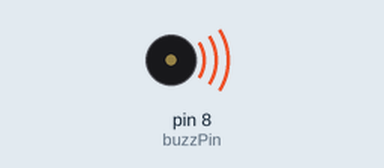
Recording of a sketch running on a simulated Arduino Uno, built with avr-gcc and run on an emulated ATmega328P. On the bench: buzzer (waves = sounding).

Above: at 1.7 s.
Timing chart, 0 to 4.6 s (numbered marks = the images above):
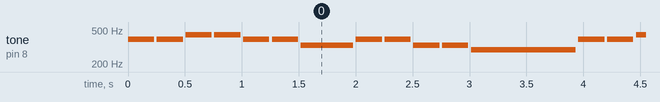

Measured:
- by itself, tone on pin 8 (buzzPin): plays 392 Hz for 0.23 s, 392 Hz for 0.23 s, 440 Hz for 0.23 s, 440 Hz for 0.23 s, 392 Hz for 0.23 s, 392 Hz for 0.23 s … (396 notes in this stretch)

The sketch:

SchoolBell.ino
```cpp
/*
  Lab. 1 - Piezo Buzzer (Speaker) I
  Play school bell ring tone.
*/

int buzzPin = 8;

// school bell
char notes[] = "ggaaggeggeedggaaggegedec";
int songLength = strlen(notes);
int beats[] = {1, 1, 1, 1, 1, 1, 2, 1, 1, 1, 1, 4, 1, 1, 1, 1, 1, 1, 2, 1, 1, 1, 1, 4};
int tempo = 230;

void setup() {
  pinMode(buzzPin, OUTPUT);
}

void loop() {
  for (int i = 0; i < songLength; i++)
  {
    int duration = beats[i] * tempo;

    if (notes[i] == ' ')
    {
      delay(duration);
    }
    else
    {
      tone(buzzPin, frequency(notes[i]), duration);
      delay(duration);
    }

    // brief pause between notes
    delay(tempo / 10);
  }
}

int frequency(char note)
{
  char names[] = {'c', 'd', 'e', 'f', 'g', 'a', 'b', 'C'};
  int numNotes = strlen(names);
  int frequencies[] = {262, 294, 330, 349, 392, 440, 494, 523};

  for (int i = 0; i < numNotes; i++)
  {
    if (names[i] == note)
    {
      return (frequencies[i]);
    }
  }

  return (0);
}
```
